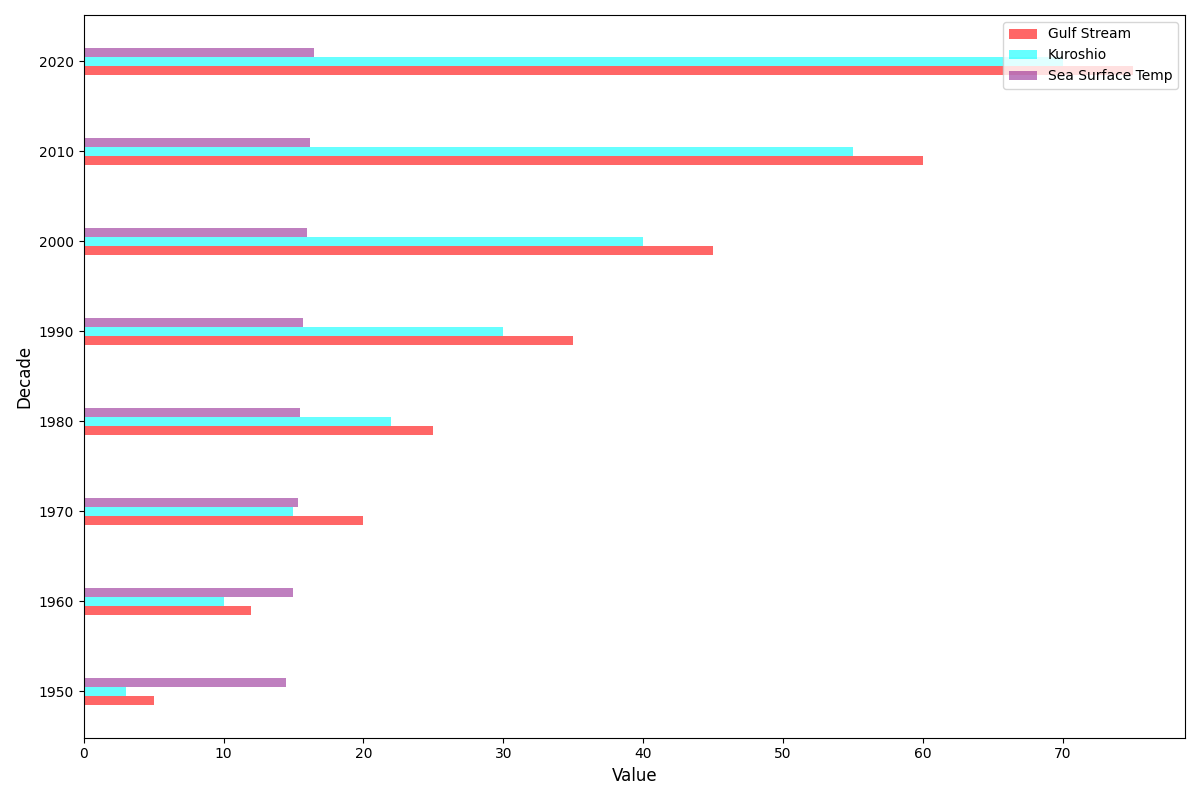

Recreate this plot in Python.
import matplotlib.pyplot as plt
import numpy as np

# Data
decades = np.array([1950, 1960, 1970, 1980, 1990, 2000, 2010, 2020])
gulf_stream = np.array([5, 12, 20, 25, 35, 45, 60, 75])
kuroshio_current = np.array([3, 10, 15, 22, 30, 40, 55, 70])
sea_surface_temp = np.array([14.5, 15.0, 15.3, 15.5, 15.7, 16.0, 16.2, 16.5])

# Plot setup as horizontal bar chart
fig, ax = plt.subplots(figsize=(12, 8))
bar_height = 1.0

# Plot horizontal bars for each dataset with new colors
ax.barh(decades - bar_height, gulf_stream, height=bar_height, color='red', alpha=0.6, label='Gulf Stream')
ax.barh(decades, kuroshio_current, height=bar_height, color='cyan', alpha=0.6, label='Kuroshio')
ax.barh(decades + bar_height, sea_surface_temp, height=bar_height, color='purple', alpha=0.5, label='Sea Surface Temp')

# Labels
ax.set_ylabel('Decade', fontsize=12)
ax.set_xlabel('Value', fontsize=12)

# Legend
ax.legend(loc="upper right")

# Adjust layout
plt.tight_layout()
plt.show()
